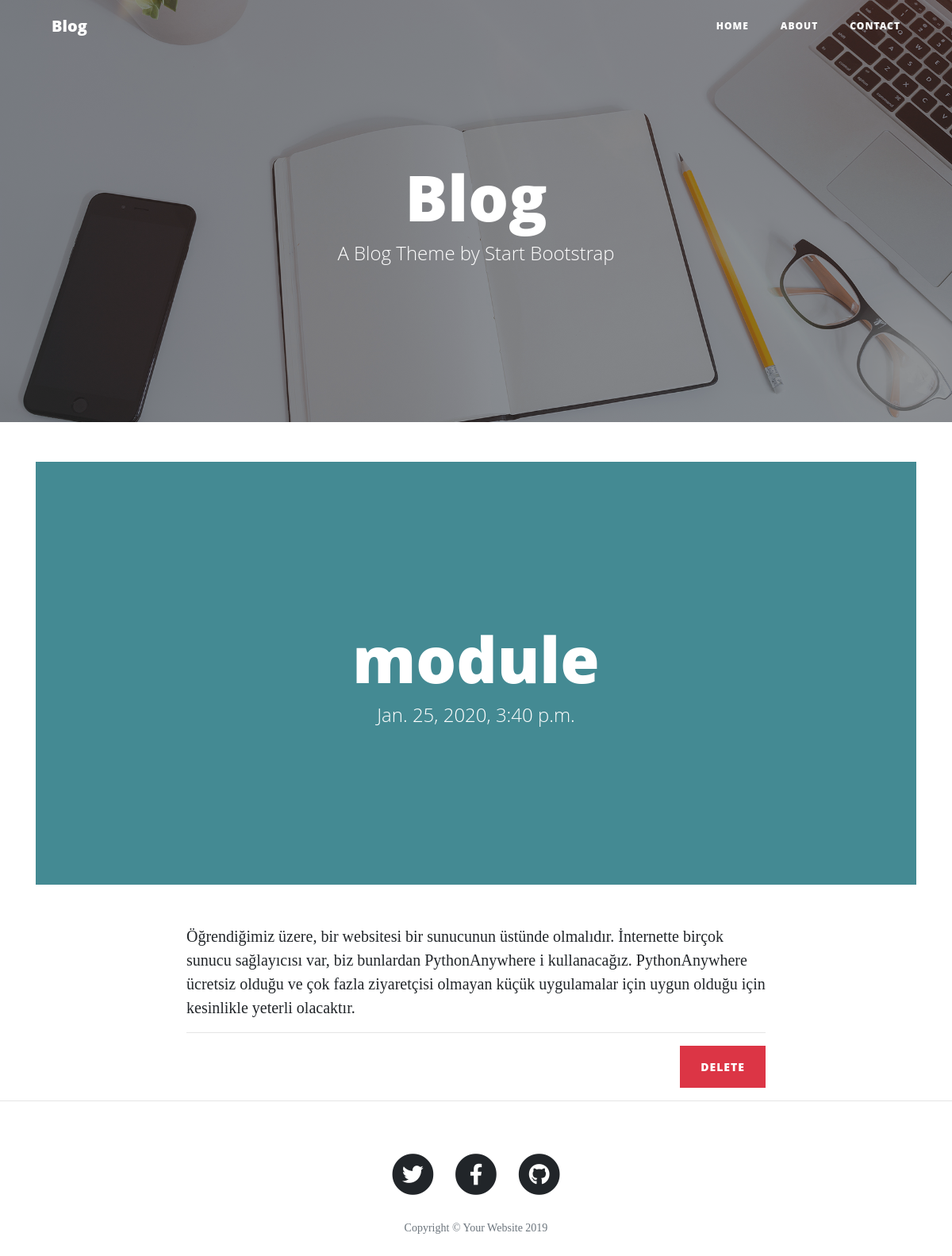
The app's page /post/2/ with its own data.
### blog/models.py (models this page shows, shortened)
class Post(models.Model):
    author = models.ForeignKey('auth.User', on_delete=models.CASCADE)
    title = models.CharField(max_length=200)
    text = models.TextField()
    created_date = models.DateTimeField(
            default=timezone.now)
    published_date = models.DateTimeField(
            blank=True, null=True)

### blog/views.py (the view)
# urls.py: path('post/<int:pk>/', views.post_detail, name='post_detail'),
def post_detail(request, pk):
    post = get_object_or_404(Post, pk=pk)
    return render(request, "post.html", {'post':post})

### blog/templates/post.html (shortened to what this page needs)
{% extends 'base/blog.html' %}
{% block content %}
  <header class="masthead">
    <div class="overlay"></div>
    <div class="container">
      <div class="row">
        <div class="col-lg-8 col-md-10 mx-auto">
          <div class="page-heading">
            <h1>{{ post.title }}</h1>
            <span class="subheading">{{ post.published_date }}</span>
          </div>
        </div>
      </div>
    </div>
  </header>
    <div class="row">
         <div class="col-md-2"></div>
        <div class="col-md-8">
            {{ post.text|linebreaksbr }}
              <hr>
            <button type="button" class="btn btn-danger" style="float:right"<a href="{% url 'post_delete' pk=post.pk %}" onclick="return confirm('Are you sure you want to delete this item?');">Delete</a></button>
        </div>
    </div>
{% endblock %}

### records on screen
Post: title "module", published_date "Jan. 25, 2020, 3:40 p.m.", text "Öğrendiğimiz üzere, bir websitesi bir sunucunun üstünde olmalıdır. İnternette birçok sunucu sağlayıcısı var, biz bunlardan PythonAnywhere i kullanacağız. PythonAnywhere ücretsiz olduğu ve çok fazla ziyaretçisi olmayan küçük uygulamalar için uygun olduğu için kesinlikle yeterli olacaktır."
